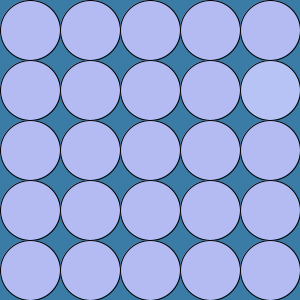
Frame 1 (no input)
Frame 60 (the mouse pressed at the canvas centre just before this capture): identical to frame 1, image omitted
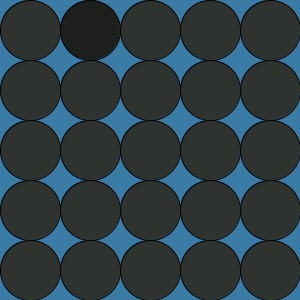
Frame 120 (the mouse held since frame 60 and released just before this capture)

The Processing sketch that drew these frames (run headless with seeded random() and noise(); from frame 60 on, the mouse is pressed at the canvas centre):

// Processing sketch: sketch_10160314230928h
// ── sketch_10160314230928h.pde
void setup()
{
  size(300, 300);
  colorMode(HSB, 360, 100, 100);
  chooseColor();
}

void mousePressed()
{
   chooseColor(); 
}

int I, J;
float h, s, b, dh, ds, db;
void chooseColor()
{
    h=random(360);
    s=random(100);
    b=random(100);
    I=int(random(5));
    J=int(random(5));
    dh=random(-10, +10);
    ds=random(-10, +10);
    db=random(-10, +10);
}

void draw()
{
  background(203, 65, 65);
  for (int i=0; i<5; i++)
  {
    for (int j=0; j<5; j++)
    {
      if(i==I && j==J) fill(h+dh,s+ds,b+db);
      else fill(h, s, b);
      ellipse(30+j*60, 30+i*60, 60, 60);
    }
  }
}
